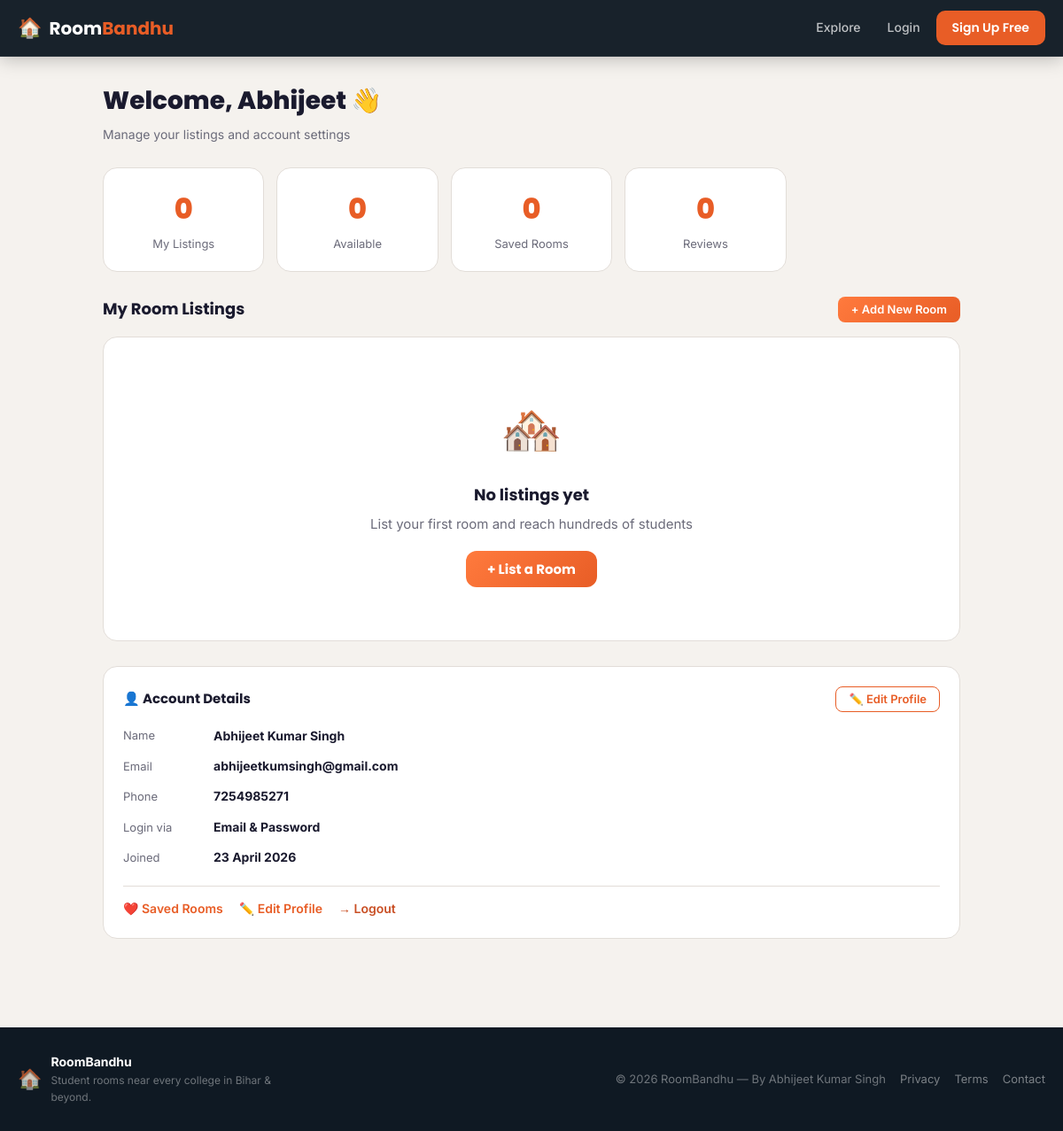
The page /dashboard (signed in) on the database its author committed.
### app.py (models this page shows)
class User(db.Model):
    __tablename__ = 'user'
    id          = db.Column(db.Integer, primary_key=True)
    name        = db.Column(db.String(100), nullable=False)
    email       = db.Column(db.String(120), unique=True, nullable=False, index=True)
    phone       = db.Column(db.String(15), nullable=True)
    password    = db.Column(db.String(256), nullable=True)        # nullable for Google users
    google_id   = db.Column(db.String(128), unique=True, nullable=True)
    avatar_url  = db.Column(db.String(300), nullable=True)
    is_active   = db.Column(db.Boolean, default=True, nullable=False)
    created_at  = db.Column(db.DateTime, default=datetime.utcnow)
    rooms       = db.relationship('Room',     backref='owner', lazy='select')
    wishlist    = db.relationship('Wishlist', backref='user',  lazy='select')
    reviews     = db.relationship('Review',   backref='user',  lazy='select')

### app.py (the view)
@app.route('/dashboard')
@login_required
def dashboard():
    user = get_current_user()
    if not user:
        session.clear()
        return redirect(url_for('login'))
    my_rooms   = Room.query.filter_by(user_id=user.id).order_by(Room.created_at.desc()).all()
    wish_count = Wishlist.query.filter_by(user_id=user.id).count()
    return render_template('dashboard.html', user=user,
                           my_rooms=my_rooms, wish_count=wish_count)

### app.py (called while the page is built)
def login_required(f):
    @wraps(f)
    def decorated(*args, **kwargs):
        if 'user_id' not in session:
            flash('Please login to continue', 'error')
            return redirect(url_for('login'))
        return f(*args, **kwargs)
    return decorated

def get_current_user():
    uid = session.get('user_id')
    if uid:
        return db.session.get(User, uid)
    return None

@app.context_processor
def globals():
    count = 0
    if 'user_id' in session:
        count = Wishlist.query.filter_by(user_id=session['user_id']).count()
    return {'wishlist_count': count}

### templates/dashboard.html (shortened to what this page needs)
{% extends "base.html" %}
{% block content %}
<div class="dashboard-page">
  <div class="page-header">
    <h1>Welcome, {{ user.name.split()[0] }} 👋</h1>
    <p>Manage your listings and account settings</p>
  </div>
  <div class="stat-grid">
    <div class="stat-card">
      <span class="stat-num">{{ my_rooms|length }}</span>
      <div class="stat-label">My Listings</div>
    </div>
    <div class="stat-card">
      <span class="stat-num">{{ my_rooms|selectattr('is_available')|list|length }}</span>
      <div class="stat-label">Available</div>
    </div>
    <div class="stat-card">
      <span class="stat-num">{{ wish_count }}</span>
      <div class="stat-label">Saved Rooms</div>
    </div>
    <div class="stat-card">
      <span class="stat-num">
        {% set ns = namespace(n=0) %}
        {% for r in my_rooms %}{% set ns.n = ns.n + r.reviews|length %}{% endfor %}
        {{ ns.n }}
      </span>
      <div class="stat-label">Reviews</div>
    </div>
  </div>
  <div style="display:flex;align-items:center;justify-content:space-between;margin-bottom:16px;flex-wrap:wrap;gap:10px">
    <h2 style="font-family:var(--fh);font-size:18px;font-weight:700">My Room Listings</h2>
    <a href="{{ url_for('add_room') }}" class="btn btn-accent">+ Add New Room</a>
  </div>
  {% if not my_rooms %}
    <div class="empty-state" style="background:var(--card);border-radius:var(--radius);border:1px solid var(--border)">
      <div class="big-icon">🏘️</div>
      <h3>No listings yet</h3>
      <p>List your first room and reach hundreds of students</p>
      <a href="{{ url_for('add_room') }}" class="btn btn-accent btn-lg"
         style="margin-top:18px;display:inline-flex">+ List a Room</a>
    </div>
  {% endif %}
  <div class="detail-card" style="margin-top:28px">
    <div style="display:flex;align-items:center;justify-content:space-between;margin-bottom:16px;flex-wrap:wrap;gap:8px">
      <div class="card-title-sm" style="margin-bottom:0;border:none;padding:0">👤 Account Details</div>
      <a href="{{ url_for('edit_profile') }}" class="btn btn-outline"
         style="font-size:13px;padding:7px 14px">✏️ Edit Profile</a>
    </div>
    <div style="display:grid;gap:12px">
      {% for label, value in [
          ('Name',     user.name),
          ('Email',    user.email),
          ('Phone',    user.phone or 'Not added'),
          ('Login via','Google' if user.google_id else 'Email & Password'),
          ('Joined',   user.created_at.strftime('%d %B %Y') if user.created_at else 'N/A')
      ] %}
      <div style="display:flex;gap:12px;font-size:14px;align-items:center">
        <span style="color:var(--muted);min-width:90px;font-size:13px">{{ label }}</span>
        <strong>{{ value }}</strong>
      </div>
      {% endfor %}
    </div>
    <div style="margin-top:20px;padding-top:14px;border-top:1px solid var(--border);display:flex;gap:18px;flex-wrap:wrap">
      <a href="{{ url_for('wishlist') }}"
         style="color:var(--accent);font-size:14px;font-weight:600">❤️ Saved Rooms</a>
      <a href="{{ url_for('edit_profile') }}"
         style="color:var(--accent);font-size:14px;font-weight:600">✏️ Edit Profile</a>
      <a href="{{ url_for('logout') }}"
         style="color:#c94f24;font-size:14px;font-weight:600">→ Logout</a>
    </div>
  </div>
</div>
{% endblock %}

### static/css/style.css (style rules this page uses)
*, *::before, *::after { box-sizing: border-box; margin: 0; padding: 0; }
:root { --bg: #F5F2EE; --card: #FFFFFF; --nav: #0F1923; --accent: #E85D26; --accent-dk: #C94F1F; --accent2: #1D9E75; --text: #1A1A2E; --muted: #6B6B7A; --border: #E2DDD8; --tag-bg: #FFF0EB; --tag-text: #E85D26; --star: #F5A623; --green: #25D366; --shadow: 0 4px 24px rgba(0,0,0,0.08); --shadow-lg: 0 12px 48px rgba(0,0,0,0.12); --radius: 16px; --radius-sm: 10px; --fh: 'Poppins', sans-serif; --fb: 'Inter', sans-serif; --nav-h: 64px; }
html { scroll-behavior: smooth; -webkit-tap-highlight-color: transparent; }
body { background: var(--bg); font-family: var(--fb); color: var(--text); min-height: 100vh; line-height: 1.6; -webkit-font-smoothing: antialiased; font-size: 15px; }
a { color: inherit; text-decoration: none; }
.btn { display: inline-flex; align-items: center; justify-content: center; gap: 5px; border: none; border-radius: 8px; padding: 8px 15px; font-size: 13px; font-weight: 600; font-family: var(--fb); cursor: pointer; transition: opacity 0.2s, transform 0.15s; white-space: nowrap; line-height: 1; }
.btn-accent { background: linear-gradient(135deg, #ff7a3d, var(--accent)); color: #fff; }
.btn-outline { background: transparent; color: var(--accent); border: 1.5px solid var(--accent); }
.btn-lg { padding: 13px 24px; font-size: 15px; font-family: var(--fh); font-weight: 700; border-radius: 12px; }
.empty-state { text-align: center; padding: 60px 20px; color: var(--muted); grid-column: 1 / -1; }
.big-icon { font-size: 56px; margin-bottom: 14px; }
.empty-state h3 { font-family: var(--fh); font-size: 18px; margin-bottom: 6px; color: var(--text); }
.card-title-sm { font-family: var(--fh); font-size: 15px; font-weight: 700; margin-bottom: 16px; padding-bottom: 12px; border-bottom: 1px solid var(--border); }
.detail-card { background: var(--card); border-radius: var(--radius); padding: 22px; border: 1px solid var(--border); }
.page-header { margin-bottom: 26px; }
.page-header h1 { font-family: var(--fh); font-size: clamp(22px,4vw,28px); font-weight: 800; margin-bottom: 4px; }
.page-header p { color: var(--muted); font-size: 14px; }
.dashboard-page { max-width: 1000px; margin: 0 auto; padding: 28px 16px 60px; }
.stat-grid { display: grid; grid-template-columns: repeat(auto-fill, minmax(180px, 1fr)); gap: 14px; margin-bottom: 28px; }
.stat-card { background: var(--card); border-radius: var(--radius); padding: 20px; border: 1px solid var(--border); text-align: center; }
.stat-num { font-family: var(--fh); font-size: 32px; font-weight: 800; color: var(--accent); display: block; }
.stat-label { font-size: 13px; color: var(--muted); margin-top: 4px; }

### rows shown on the page
User: name "Abhijeet", label "Name", name "Abhijeet Kumar Singh", label "Email", email "abhijeetkumsingh@gmail.com", label "Phone", phone "7254985271"

### other values the page prints
{{ my_rooms|length }} "0"
{{ my_rooms|selectattr('is_available')|list|length }} "0"
{{ wish_count }} "0"
{{ ns.n }} "0"
{{ label }} "Login via" "Joined"
{{ value }} "Email & Password" "23 April 2026"
